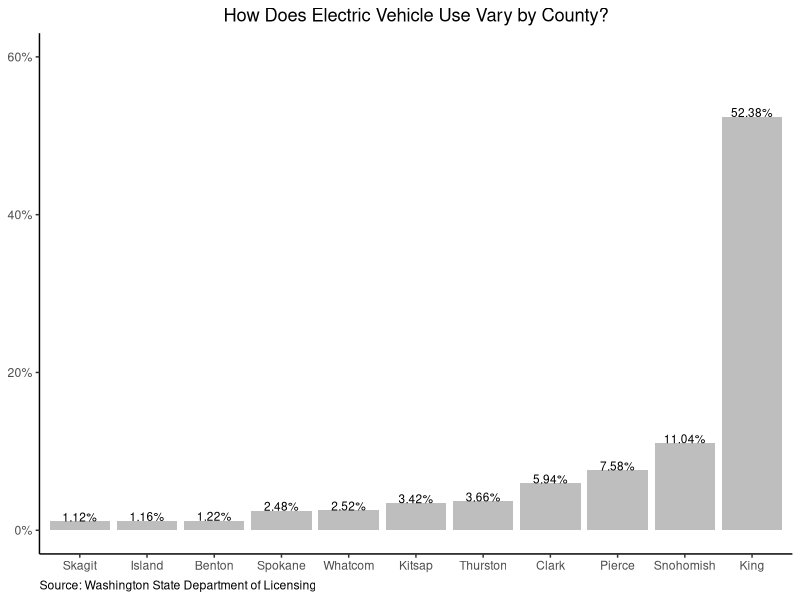

The R script that drew this image:
## ---- chunk 1
# clean memory
rm(list = ls()) 
#read in data frame
elecDF_1=read.csv("electricvehicledataframe.csv")

# Create Plot for Electric Vehicle Bar Chart
library(ggplot2)
# base=ggplot(data=elecDF_1,
#             aes(x=county,
#                 y=share))
# base+geom_bar(stat='identity')
# 
# # Design of Plot
# plot1 = base + geom_bar(fill ="gray",
#                         stat = 'identity') 
# plot1
# 
# # Add Titles
titleText='How Does Electric Vehicle Use Vary by County?'
sourceText='Source: Washington State Department of Licensing'
# 
# plot2 = plot1 + labs(title=titleText,
#                      x =NULL, 
#                      y = NULL,
#                      caption = sourceText) 
# plot2

#Customize Y Axis
library(scales)

# plot3 = plot2 + scale_y_continuous(breaks=c(0,20, 40,60),
#                                    limits = c(0, 60), 
#                                    labels=unit_format(suffix = '%'))
# plot3
# 
# #positions: 0 left / 1 right / 0.5 center
# plot4 = plot3 + theme(plot.caption = element_text(hjust = 0), 
#                       plot.title = element_text(hjust = 0.5))
# plot4
# 
# # Don't know what this does
# #paste0(round(elecDF_1$share,2), '%')
# 
# # Creating labels:
# LABELS=paste0(round(elecDF_1$share,2), '%')
# ###
# plot5 = plot4 + geom_text(vjust=0, 
#                           size = 3,
#                           aes(y = share ,
#                               label = LABELS))
# plot5

#reorder
countyOrd=elecDF_1[order(elecDF_1$share),'county']

# Pulling it all together
LABELS=paste0(round(elecDF_1$share,2), '%')
base=ggplot(data=elecDF_1,
            aes(x=county,
                y=share))
base=base + scale_x_discrete(limits=countyOrd)
base=base + theme_classic()
plot1 = base + geom_bar(fill ="gray",
                        stat = 'identity')
plot2 = plot1 + labs(title=titleText,
                     x =NULL, 
                     y = NULL,
                     caption = sourceText) 
plot3 = plot2 + scale_y_continuous(breaks=c(0,20, 40,60),
                                   limits = c(0, 60), 
                                   labels=unit_format(suffix = '%'))
plot4 = plot3 + theme(plot.caption = element_text(hjust = 0), 
                      plot.title = element_text(hjust = 0.5))
plot5 = plot4 + geom_text(vjust=0, 
                          size = 3,
                          aes(y = share ,
                              label = paste0(round(share,2), '%')))
plot5
## ---- chunk 2
#save plot
saveRDS(plot5, file = "ElectricVehiclePlot.rds")

